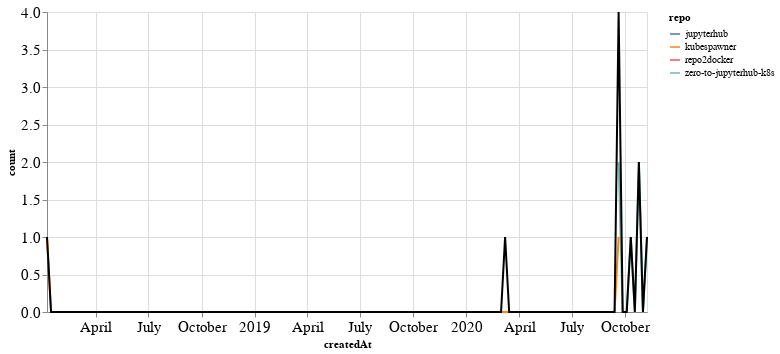

Notebook cell for this chart:
### Markdown cell above
## PRs

### Code cell
prs_time = prs.groupby('repo').resample('W', on='createdAt').count()['author'].reset_index()
prs_time = prs_time.rename(columns={'author': 'count'})
prs_time_total = prs_time.groupby('createdAt').agg({"count": "sum"}).reset_index()

ch1 = alt.Chart(prs_time, width=600).mark_line().encode(
    x='createdAt',
    y='count',
    color='repo',
    tooltip="repo"
)

ch2 = alt.Chart(prs_time_total, width=600).mark_line(color="black").encode(
    x='createdAt',
    y='count',
)

ch1 + ch2

### Figure 1 — Vega-Lite specification as saved in the notebook (floating-point values rounded to 4 significant figures; data arrays with more than 128 entries replaced by an {"elided": "..."} marker saying what was removed)
{"config": {"axisLeft": {"labelFontSize": 15}, "axisBottom": {"labelFontSize": 15}}, "layer": [{"data": {"name": "data-8a62263475ecd2984143727ee6a9e7a0"}, "mark": "line", "encoding": {"color": {"type": "nominal", "field": "repo"}, "tooltip": {"type": "nominal", "field": "repo"}, "x": {"type": "temporal", "field": "createdAt"}, "y": {"type": "quantitative", "field": "count"}}, "width": 600}, {"data": {"name": "data-696640a0ff6f7a5a794c8f9b600ab3ae"}, "mark": {"type": "line", "color": "black"}, "encoding": {"x": {"type": "temporal", "field": "createdAt"}, "y": {"type": "quantitative", "field": "count"}}, "width": 600}], "$schema": "https://vega.github.io/schema/vega-lite/v4.8.1.json", "datasets": {"data-8a62263475ecd2984143727ee6a9e7a0": {"elided": "152 records"}, "data-696640a0ff6f7a5a794c8f9b600ab3ae": {"elided": "149 records"}}}
